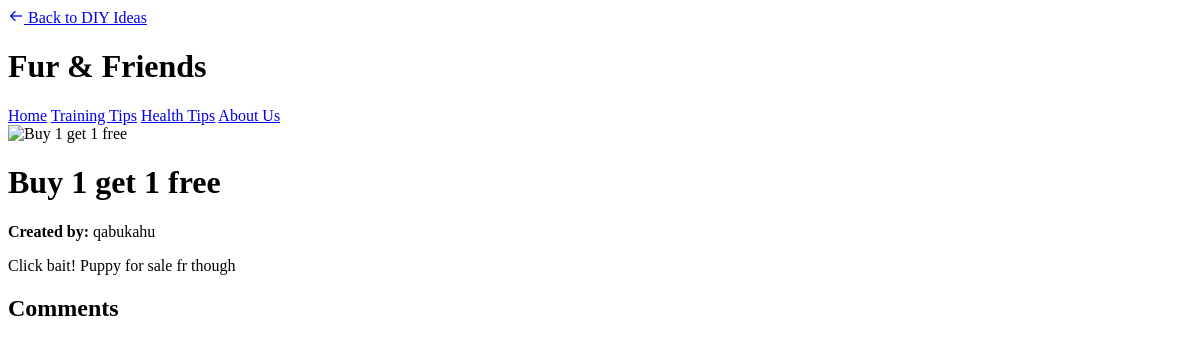
/view/diy_idea_details.php?id=2, run on the app's committed database.
### tables this page shows
CREATE TABLE `diy_ideas` (
  `idea_id` int NOT NULL,
  `user_id` int DEFAULT NULL,
  `title` varchar(255) NOT NULL,
  `description` text NOT NULL,
  `image_url` varchar(255) DEFAULT NULL,
  `created_at` timestamp NULL DEFAULT CURRENT_TIMESTAMP
);

CREATE TABLE `users` (
  `user_id` int NOT NULL,
  `username` varchar(50) NOT NULL,
  `email` varchar(100) NOT NULL,
  `password_hash` varchar(255) NOT NULL,
  `profile_image` varchar(255) DEFAULT NULL,
  `created_at` timestamp NULL DEFAULT CURRENT_TIMESTAMP,
  `role` int NOT NULL DEFAULT '2'
);

### view/diy_idea_details.php (the view, shortened to what this page needs)
<?php
require_once '../db/db.php';
$idea_id = (int)$_GET['id'];
$stmt = $conn->prepare("SELECT d.*, u.username,
                       COUNT(DISTINCT c.comment_id) as comment_count
                       FROM diy_ideas d
                       LEFT JOIN users u ON d.user_id = u.user_id
                       LEFT JOIN comments c ON d.idea_id = c.content_id
                       AND c.content_type = 'diy_idea'
                       WHERE d.idea_id = ?
                       GROUP BY d.idea_id");
$stmt->bind_param("i", $idea_id);
$stmt->execute();
$idea = $stmt->get_result()->fetch_assoc();
?>
<!DOCTYPE html>
<html lang="en">
<head>
    <link href="https://unpkg.com/boxicons@2.1.4/css/boxicons.min.css" rel="stylesheet">
</head>
<body>
    <div class="header">
        <a href="diy_ideas.php" class="back-button">
            <i class='bx bx-arrow-back'></i>
            Back to DIY Ideas
        </a>
        <h1>Fur & Friends</h1>
        <nav>
            <a href="../index.php">Home</a>
            <a href="training_tips.php">Training Tips</a>
            <a href="health_tips.php">Health Tips</a>
            <a href="about.php">About Us</a>
        </nav>
    </div>
    <div class="container">
        <div class="tip-content">
            <?php if (!empty($idea['image_url'])): ?>
                <img src="../uploads/diy/<?= htmlspecialchars($idea['image_url']) ?>"
                     alt="<?= htmlspecialchars($idea['title']) ?>"
                     class="tip-image"
                     onerror="this.src='../assets/images/placeholder.jpg'">
            <?php endif; ?>
            <h1 class="tip-title"><?= htmlspecialchars($idea['title']) ?></h1>
            <p><strong>Created by:</strong> <?= htmlspecialchars($idea['username']) ?></p>
            <div class="tip-description">
                <?= nl2br(htmlspecialchars($idea['description'])) ?>
            </div>
        </div>
        <div class="comments-section">
            <h2>Comments</h2>
        </div>
    </div>
</body>
</html>

### view/diy_idea_details.php (style rules this page uses)
:root { --dark-blue: #3E3C6E; --pink: #FE979B; --peach: #FEAE97; --light-pink: #F6E8DF; --white: #FFFFFF; }

### data on the page
diy_ideas: title "Buy 1 get 1 free", user.username "qabukahu", description "Click bait! Puppy for sale fr though"
